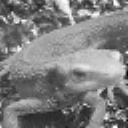

Reproduce this figure in Python.
import cv2
import numpy as np
import lib7180
import matplotlib.pyplot as plt
import sys,os
sys.path.append(os.getcwd())
from q01_10 import lib0110
from q61_70 import lib6170

if __name__ == '__main__':
    img = cv2.imread("Gasyori100knock/Question_71_80/imori.jpg")
    
    out = lib7180.zoomout_in(img,a=2).clip(0,255).astype(np.uint8)

    cv2.imshow("imori", out)
    cv2.waitKey(0)
    cv2.imwrite("q71_80/073.jpg", out)
    cv2.destroyAllWindows()
